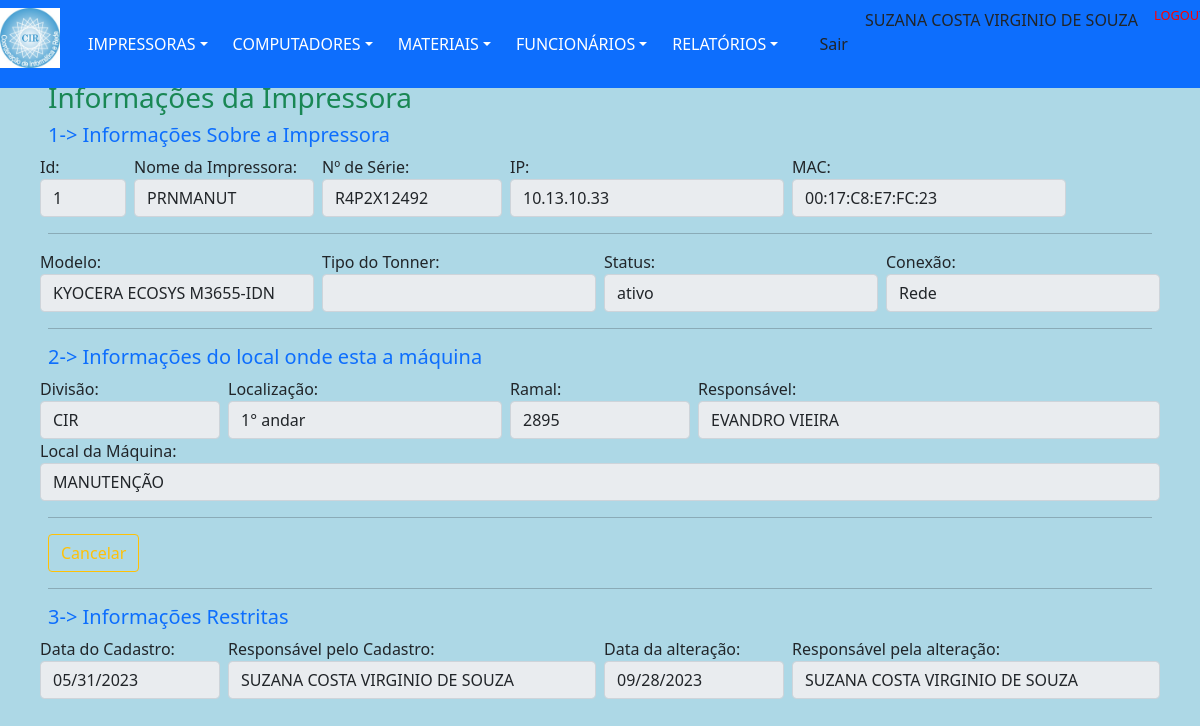
Page /views/impressoraDetalhes.php?action=1&id=1 (signed in) on the committed database.
### tables this page shows
CREATE TABLE `impressoras` (
  `idImpressora` int(11) NOT NULL,
  `nomeImpressora` varchar(20) DEFAULT NULL,
  `numSerie` varchar(50) DEFAULT NULL,
  `ipImpressora` varchar(15) DEFAULT NULL,
  `macImpressora` varchar(20) DEFAULT NULL,
  `tipoToner` varchar(255) DEFAULT NULL,
  `colorida` varchar(3) DEFAULT NULL,
  `statusImpressora` varchar(7) DEFAULT NULL,
  `conexaoImp` varchar(5) DEFAULT 'Rede',
  `modeloImpressora` int(11) DEFAULT NULL,
  `dataCadastro` date DEFAULT NULL,
  `respCadastro` varchar(30) DEFAULT NULL,
  `dataAltCadastro` date DEFAULT NULL,
  `respAltCadastro` varchar(30) DEFAULT NULL,
  `obsImpressora` varchar(255) DEFAULT NULL,
  `idFuncionario` int(11) DEFAULT NULL,
  `idSetor` int(11) DEFAULT NULL
);

CREATE TABLE `modeloImpressora` (
  `idModelo` int(11) NOT NULL,
  `statusModelo` varchar(8) DEFAULT NULL,
  `modeloImpressora` varchar(250) DEFAULT NULL
);

CREATE TABLE `setor` (
  `idSetor` int(11) NOT NULL,
  `idDivisao` int(11) DEFAULT NULL,
  `localizacao` varchar(10) DEFAULT NULL,
  `ramal` varchar(4) DEFAULT NULL,
  `respSetor` varchar(30) DEFAULT NULL,
  `nomeLocal` varchar(150) DEFAULT NULL
);

CREATE TABLE `divisao` (
  `idDivisao` int(11) NOT NULL,
  `divisao` varchar(10) DEFAULT NULL
);

### dao/DAO-controleCir.php (called while the page is built, shortened)
<?php
	class ControleCirDAO
		{
            public function ListarOpcao($nomeTabela, $tipoOpcao, $valorOpcao)
                {
                    $conn = Database::connect();
                    $conn->exec('SET CHARACTER SET utf8');
                    $sql = "SELECT * FROM $nomeTabela WHERE $tipoOpcao LIKE '$valorOpcao' ";
                    try
                        {
                            $listar = $conn->query($sql);
                            $buscar = $listar->fetchAll(PDO::FETCH_OBJ);
                            $numRows = $listar->rowCount();
                        }
                    catch (PDOException $exc)
                        {
                            $buscar = $exc->getTraceAsString();
                        }
                    return $buscar;
                }
            public function Verificar($nomeTabela, $opcao1, $valor1)
                {
                    $conn = Database::connect();
                    $conn->exec('SET CHARACTER SET utf8');
                    $sql = "SELECT * FROM $nomeTabela WHERE $opcao1 = '$valor1' ";
                    try
                        {
                            $listar = $conn->query($sql);
                            $buscar = $listar->fetchAll(PDO::FETCH_OBJ);
                            $numRows = $listar->rowCount();
                        }
                    catch (PDOException $exc)
                        {
                            $buscar = $exc->getTraceAsString();
                        }
                    return $buscar;
                }
            public function Buscalocal($idSetor)
                {
                    $conn = Database::connect();
                    $conn->exec('SET CHARACTER SET utf8');
                    $sql = "SELECT * FROM setor s, divisao d
                    WHERE s.idSetor = '$idSetor'
                    AND s.idDivisao = d.idDivisao";
                     try
                        {
                            $listar = $conn->query($sql);
                            $buscar = $listar->fetchAll(PDO::FETCH_OBJ);
                        }
                    catch (PDOException $exc)
                        {
                            $buscar = $exc->getTraceAsString();
                        }
                    return $buscar;
                }
        }
?>

### controllers/impressoraBuscar.php (called while the page is built, shortened)
<?php
	include "../dao/DAO-controleCir.php";
    $idImpressora =  $_GET['id'];
    $nomeTabela = "impressoras";
    $opcao1 = "idImpressora";
    $valor1 = $idImpressora;
	$impAltDAO = new ControleCirDAO();
	foreach($impAltDAO->Verificar($nomeTabela, $opcao1, $valor1) as $imp)
		{
			$idImpressora = $imp->idImpressora;
			$nomeImpressora = $imp->nomeImpressora;
			$numSerie = $imp->numSerie;
            $ipImpressora = $imp->ipImpressora;
			$macImpressora = $imp->macImpressora;
			$statusImpressora = $imp->statusImpressora;
			$conexaoImp = $imp->conexaoImp;
			$modeloImpressoraBd = $imp->modeloImpressora;
			$modeloDAO = new ControleCirDAO();
			$nomeTabela = "modeloImpressora";
			$tipoOpcao = "idModelo";
			foreach ($modeloDAO->ListarOpcao($nomeTabela, $tipoOpcao, $modeloImpressoraBd) as $res)
				{
					$modeloImpressora = $res->modeloImpressora;
				}
			$dataCadastroA = $imp->dataCadastro;
			$respCadastro = $imp->respCadastro;
            $idSetor = $imp->idSetor;
			$setorDAO = new ControleCirDAO();
			foreach($setorDAO->Buscalocal($idSetor) as $Setor)
				{
					$divisao1 = $Setor->divisao;
					$localizacao1 = $Setor->localizacao;
					$nomeLocal1 = $Setor->nomeLocal;
					$ramal1 = $Setor->ramal;
					$respSetComp1 = $Setor->respSetor;
				}
		}
?>

### views/impressoraDetalhes.php (the view, shortened to what this page needs)
<?php
    include "../template/menuPrincipal.php";
    require_once '../controllers/impressoraBuscar.php';
?>
        <nav class="navbar navbar-dark">
            <div class="line col-md-12 p-5 position-absolute start-5 top-0 bottom-50 end-250">
                <h3 class="text-success">Informações da Impressora</h3>
                <form name="cadastro" id="cadastro" >
                    <fieldset>
                        <div class="row">
                            <label>
                                <h5 class="text-primary">1-> Informações Sobre a Impressora</h5>
                            </label>
                        </div>
                        <div class="row">
                            <div class="col px-md-1 col-md-1">
                                <label for="inputSuccess" class="control-label">Id:</label>
                                <input type="text" class="form-control" value="<?= $idImpressora;
                                                                                $_SESSION['idImpressora'] = $idImpressora; ?>" disabled>
                            </div>
                            <div class="col px-md-1 col-md-2">
                                <label for="inputSuccess" class="control-label">Nome da Impressora:</label>
                                <input type="text" class="form-control" value="<?= $nomeImpressora;
                                                                                $_SESSION['antNomeImp'] = $nomeImpressora; ?>" disabled>
                            </div>
                            <div class="col px-md-1 col-md-2">
                                <label for="inputSuccess" class="control-label">Nº de Série: </label>
                                <input type="text" class="form-control" value="<?= $numSerie;
                                                                                $_SESSION['antNumSerie'] = $numSerie ?>" disabled>
                            </div>
                            <div class="col px-md-1 col-md-3">
                                <label for="inputSuccess" class="control-label">IP: </label>
                                <input type="text" class="form-control" value="<?= $ipImpressora;
                                                                                $_SESSION['antNumIp'] = $ipImpressora ?>" disabled>
                            </div>
                            <div class="col px-md-1 col-md-3">
                                <label for="inputSuccess" class="control-label">MAC:</label>
                                <input type="text" class="form-control" value="<?= $macImpressora;
                                                                                $_SESSION['antNumMac'] = $macImpressora ?>" disabled>
                            </div>
                        </div>
                        <hr>
                        <div class="row">
                            <div class="col px-md-1 col-md-3">
                                <label for="inputSuccess" class="control-label">Modelo:</label>
                                <input type="text" class="form-control" value="<?php echo $modeloImpressora; ?>" disabled>
                            </div>
                            <div class="col px-md-1 col-md-3">
                                <label for="inputSuccess" class="control-label">Tipo do Tonner: </label>
                                <input type="text" class="form-control" value="<?php echo $tipoToner; ?>" disabled>
                            </div>
                            <div class="col px-md-1 col-md-3">
                                <label for="inputSuccess" class="control-label">Status:</label>
                                <input type="text" class="form-control" value="<?php echo $statusImpressora; ?>" disabled>
                            </div>
                            <div class="col px-md-1 col-md-3">
                                <label for="inputSuccess" class="control-label">Conexão:</label>
                                <input type="text" class="form-control" value="<?php echo $conexaoImp; ?>" disabled>
                            </div>
                        </div>
                        <hr>
                        <div class="row">
                            <label>
                                <h5 class="text-primary">2-> Informações do local onde esta a máquina</h5>
                            </label>
                        </div>
                        <div class="row">
                            <div class="col px-md-1 col-md-2">
                                <label for="inputSuccess" class="control-label">Divisão:</label>
                                <input type="text" class="form-control" value="<?php echo $divisao1; ?>" disabled>
                            </div>
                            <div class="col px-md-1 col-md-3">
                                <label for="inputSuccess" class="control-label">Localização:</label>
                                <input type="text" class="form-control" value="<?php echo $localizacao1; ?>" disabled>
                            </div>
                            <div class="col px-md-1 col-md-2">
                                <label for="inputSuccess" class="control-label">Ramal: </label>
                                <input type="text" class="form-control" value="<?php echo $ramal1; ?>" disabled>
                            </div>
                            <div class="col px-md-1 col-md-5">
                                <label for="inputSuccess" class="control-label">Responsável: </label>
                                <input type="text" class="form-control" value="<?= $respSetComp1; ?>" disabled>
                            </div>
                        </div>
                        <div class="row">
                            <div class="col px-md-1 col-md-12">
                                <label for="inputSuccess" class="control-label">Local da Máquina: </label>
                                <input type="text" class="form-control" value="<?= $nomeLocal1; ?>" disabled>
                            </div>
                        </div>
                        <hr>
                        <div id="actions" class="row">
                            <div class="col-md-2">
                                <a href="../template/menuPrincipal.php"><button type="button" class="btn btn-outline-warning">Cancelar</button></a>
                            </div>
                        </div>
                        <hr>
                        <div class="row">
                            <label>
                                <h5 class="text-primary">3-> Informações Restritas</h5>
                            </label>
                        </div>
                        <div class="row">
                            <div class="col px-md-1 col-md-2">
                                <label for="inputSuccess" class="control-label">Data do Cadastro:</label>
                                <input type="date" class="form-control" value="<?= $dataCadastroA;
                                                                                $_SESSION['datacadastro'] = $dataCadastroA ?>" disabled>
                            </div>
                            <div class="col px-md-1 col-md-4">
                                <label for="inputSuccess" class="control-label">Responsável pelo Cadastro:</label>
                                <input type="text" class="form-control" value="<?= $respCadastro;
                                                                                $_SESSION['respCadastro'] = $respCadastro ?>" disabled>
                            </div>
                            <div class="col px-md-1 col-md-2">
                                <label for="inputSuccess" class="control-label">Data da alteração:</label>
                                <input type="date" class="form-control" value="<?php $date = date('Y-m-d');
                                                                                echo $date;
                                                                                $_SESSION['data'] = $date ?>" disabled>
                            </div>
                            <div class="col px-md-1 col-md-4">
                                <label for="inputSuccess" class="control-label">Responsável pela alteração:</label>
                                <input type="text" class="form-control" value="<?= $_SESSION['nomeFuncionario'] ?>" disabled>
                            </div>
                        </div>
                    </fieldset>
                </form>
            </div>
        </nav>
    </body>
</html>

### template/menuPrincipal.php (style rules this page uses)
body { background-color: #ADD8E6; }

### rows in the picture
impressoras: idImpressora "1", nomeImpressora "PRNMANUT", numSerie "R4P2X12492", ipImpressora "10.13.10.33", macImpressora "00:17:C8:E7:FC:23", statusImpressora "ativo", conexaoImp "Rede", dataCadastro "05/31/2023", respCadastro "SUZANA COSTA VIRGINIO DE SOUZA"
modeloimpressora: modeloImpressora "KYOCERA ECOSYS M3655-IDN"
setor: idDivisao.divisao "CIR", localizacao "1° andar", ramal "2895", respSetor "EVANDRO VIEIRA", nomeLocal "MANUTENÇÃO"

### other values in the picture
$_SESSION["nomeFuncionario"] "SUZANA COSTA VIRGINIO DE SOUZA"
